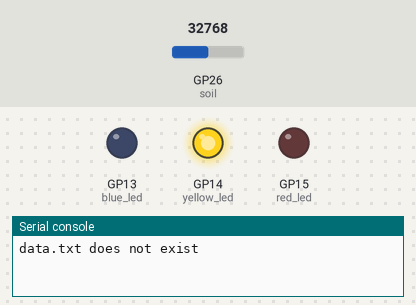
Simulated run of this program. Board: Raspberry Pi Pico running MicroPython. On the bench: output pins drawn as LEDs (lit = HIGH), the last lines printed to the serial console. Inputs (shaded band) come from the test bench; at power-on: GP26 (soil) = 32768 (analog values on the 0–65535 scale). Files the program writes start out absent; the clock reads 2024-03-15 10:24:30 at power-on unless the program sets it.

Above: at 1.2 s.
1.3 s: GP26 (soil) set to 34912
2.8 s: GP26 (soil) set to 36576
At 3.4 s:
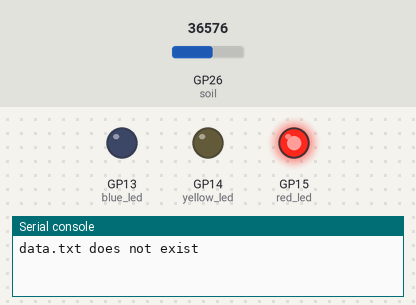
4.3 s: GP26 (soil) set to 19660
At 5.3 s:
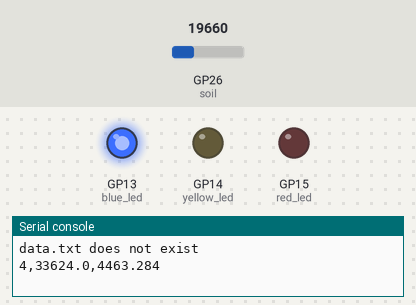
5.8 s: GP26 (soil) set to 30512
7.3 s: GP26 (soil) set to 31632
At 8.1 s:
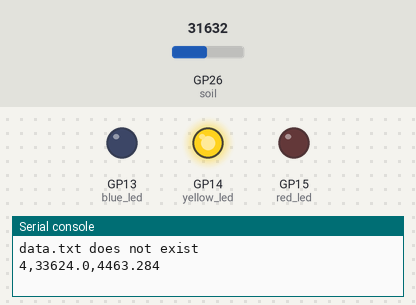
8.9 s: GP26 (soil) set to 45874
At 10.0 s:
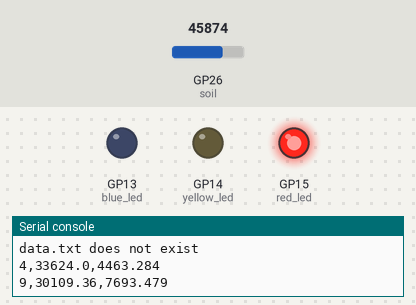
Timing chart, 0 to 11.4 s (numbered marks = the images above; inputs shaded):
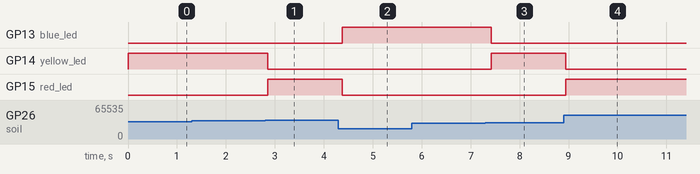

Measured:
- the behaviour switches between 35984 and 36000 on GP26 (soil) (found by bisection; images 0 and 1)
- the behaviour switches between 30992 and 31008 on GP26 (soil) (found by bisection; images 2 and 3)
- after the input at 1.3 s, every drawn part: stays the same
- after the input at 2.8 s, GP14 (yellow_led): HIGH → LOW after 0.06 s; GP15 (red_led): LOW → HIGH after 0.06 s
- after the input at 4.3 s, GP13 (blue_led): LOW → HIGH after 0.08 s; GP15 (red_led): HIGH → LOW after 0.08 s
- after the input at 5.8 s, every drawn part: stays the same
- after the input at 7.3 s, GP13 (blue_led): HIGH → LOW after 0.12 s; GP14 (yellow_led): LOW → HIGH after 0.12 s
- after the input at 8.9 s, GP14 (yellow_led): HIGH → LOW at once; GP15 (red_led): LOW → HIGH at once

The program:

indicator.py
```python
import time
from machine import UART, ADC, Pin
import os

soil = ADC(Pin(26))


# Calibration values:
# calibration = {
#     'air': 50000,
#     'arid': 40000,
#     'dry': 30000,
#     'saturated': 20000,
# }

AIR = 50000
ARID = 34000
DRY = 29000
SAT = 20000


def lin_interpolate(val, x, y, a, b):
    '''
    convert val between x and y to value between a and b
    '''
    return a + (b - a) * (val - x) / (y - x)


def scale(adc, upper_threshold=2000):
    if adc < SAT + upper_threshold:
        ## fully saturated == 1.0
        return 1.0
    elif adc < DRY + upper_threshold:
        ## saturated to dry, 1.0 to 0.3
        return lin_interpolate(adc, SAT + upper_threshold, DRY + upper_threshold, 0.3, 1.0)
    elif adc < ARID + upper_threshold:
        ## dry to arid, 0.3 to 0.0
        return lin_interpolate(adc, DRY + upper_threshold, ARID + upper_threshold, 0.0, 0.3)
    else:
        return -1


class DataWriter:

    def __init__(self, filename, max_size=1000000, overwrite=False) -> None:
        self.filename = filename
        self.max_size = max_size

        try:
            result = os.stat(filename)  # micropython `os` module does not have `path`
        except:
            print(f'{self.filename} does not exist')
            result = None
        if overwrite or result is None:
        # if not os.path.exists(filename) or overwrite:
            with open(self.filename, 'w') as f:
                f.write('')

    def write(self, line, verbose=False):
        if verbose: print(line)
        with open(self.filename, 'a') as f:
            line = str(line) + '\n'
            return f.write(line)


#Calibraton values
def read_moisture():
    adc_val = soil.read_u16()
    moisture = scale(adc_val)
    return moisture, adc_val


def calc_stats(stats, minmax=False):
    mean = sum(stats) / len(stats)
    std = (sum([(xi - mean)**2 for xi in stats]) / (len(stats) - 1)) ** 0.5
    if minmax:
        minval, maxval = min(stats), max(stats)
        return mean, std, minval, maxval
    return mean, std


blue_led = Pin(13, Pin.OUT)
yellow_led = Pin(14, Pin.OUT)
red_led = Pin(15, Pin.OUT)

def indicate(moisture):
    if 0.3 < moisture <= 1.0:
        yellow_led.value(0)
        red_led.value(0)
        blue_led.value(1)
    elif 0. < moisture <= 0.3:
        blue_led.value(0)
        red_led.value(0)
        yellow_led.value(1)
    else:
        blue_led.value(0)
        yellow_led.value(0)
        red_led.value(1)


polling_rate = 5  # times per second
process_time = 0.01
sleep_time = 1.0 / polling_rate - process_time

print_period = 5  # seconds
polls_per_print = print_period * polling_rate

adcs = []
moistures = []
dw = DataWriter('data.txt', overwrite=True)

start_time = time.time()
count = 0
while True:
    count += 1
    moisture, adc = read_moisture()
    adcs.append(adc)
    moistures.append(moisture)
    if count % polls_per_print == 0:
        adc_stats = calc_stats(adcs)
        adcs = []
        moistures = []
        line = f'{time.time() - start_time},{",".join([str(_) for _ in adc_stats])}'
        dw.write(line, verbose=True)
    indicate(moisture)
    time.sleep(sleep_time)

# print('Readings completed. Stats:')
# print(calc_stats(adcs))
# print(' '.join(str(_) for _ in calc_stats(moistures)))
```
